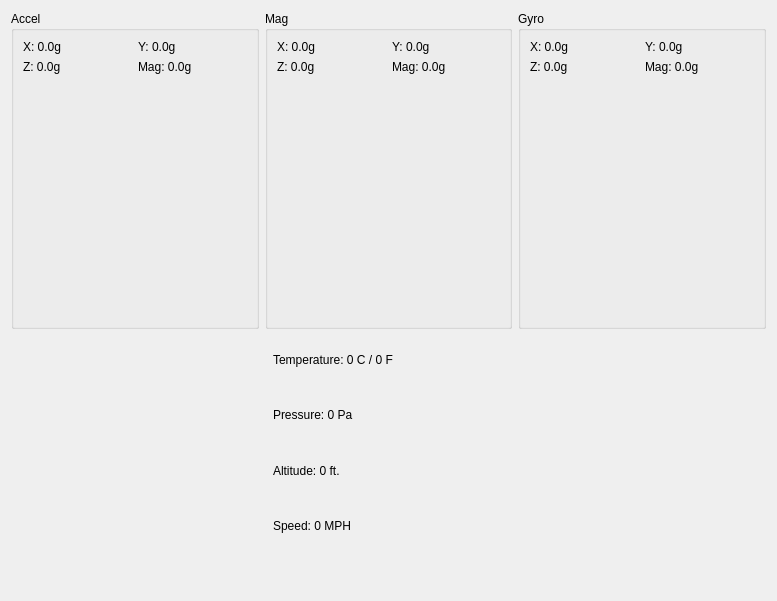
<?xml version="1.0" encoding="UTF-8"?>
<ui version="4.0">
 <class>Driver10DOF</class>
 <widget class="QWidget" name="Driver10DOF">
  <property name="geometry">
   <rect>
    <x>0</x>
    <y>0</y>
    <width>777</width>
    <height>600</height>
   </rect>
  </property>
  <property name="windowTitle">
   <string>10DOF Sensor Module</string>
  </property>
  <layout class="QVBoxLayout" name="verticalLayout_4">
   <item>
    <layout class="QHBoxLayout" name="horizontalLayout">
     <item>
      <widget class="QGroupBox" name="groupBox">
       <property name="sizePolicy">
        <sizepolicy hsizetype="Preferred" vsizetype="Expanding">
         <horstretch>0</horstretch>
         <verstretch>0</verstretch>
        </sizepolicy>
       </property>
       <property name="title">
        <string>Accel</string>
       </property>
       <layout class="QVBoxLayout" name="verticalLayout">
        <item>
         <layout class="QGridLayout" name="gridLayout">
          <item row="0" column="1">
           <widget class="QLabel" name="accelYLabel">
            <property name="text">
             <string>Y: 0.0g</string>
            </property>
           </widget>
          </item>
          <item row="0" column="0">
           <widget class="QLabel" name="accelXLabel">
            <property name="text">
             <string>X: 0.0g</string>
            </property>
           </widget>
          </item>
          <item row="1" column="0">
           <widget class="QLabel" name="accelZLabel">
            <property name="text">
             <string>Z: 0.0g</string>
            </property>
           </widget>
          </item>
          <item row="1" column="1">
           <widget class="QLabel" name="accelMagLabel">
            <property name="text">
             <string>Mag: 0.0g</string>
            </property>
           </widget>
          </item>
         </layout>
        </item>
        <item>
         <widget class="SimpleGraph" name="accelXPlot" native="true">
          <property name="sizePolicy">
           <sizepolicy hsizetype="Preferred" vsizetype="MinimumExpanding">
            <horstretch>0</horstretch>
            <verstretch>0</verstretch>
           </sizepolicy>
          </property>
          <property name="minimumSize">
           <size>
            <width>100</width>
            <height>75</height>
           </size>
          </property>
         </widget>
        </item>
        <item>
         <widget class="SimpleGraph" name="accelYPlot" native="true">
          <property name="sizePolicy">
           <sizepolicy hsizetype="Preferred" vsizetype="MinimumExpanding">
            <horstretch>0</horstretch>
            <verstretch>0</verstretch>
           </sizepolicy>
          </property>
          <property name="minimumSize">
           <size>
            <width>100</width>
            <height>75</height>
           </size>
          </property>
         </widget>
        </item>
        <item>
         <widget class="SimpleGraph" name="accelZPlot" native="true">
          <property name="sizePolicy">
           <sizepolicy hsizetype="Preferred" vsizetype="MinimumExpanding">
            <horstretch>0</horstretch>
            <verstretch>0</verstretch>
           </sizepolicy>
          </property>
          <property name="minimumSize">
           <size>
            <width>100</width>
            <height>75</height>
           </size>
          </property>
         </widget>
        </item>
       </layout>
      </widget>
     </item>
     <item>
      <widget class="QGroupBox" name="groupBox_2">
       <property name="sizePolicy">
        <sizepolicy hsizetype="Preferred" vsizetype="Expanding">
         <horstretch>0</horstretch>
         <verstretch>0</verstretch>
        </sizepolicy>
       </property>
       <property name="title">
        <string>Mag</string>
       </property>
       <layout class="QVBoxLayout" name="verticalLayout_2">
        <item>
         <layout class="QGridLayout" name="gridLayout_2">
          <item row="0" column="0">
           <widget class="QLabel" name="magXLabel">
            <property name="text">
             <string>X: 0.0g</string>
            </property>
           </widget>
          </item>
          <item row="0" column="1">
           <widget class="QLabel" name="magYLabel">
            <property name="text">
             <string>Y: 0.0g</string>
            </property>
           </widget>
          </item>
          <item row="1" column="0">
           <widget class="QLabel" name="magZLabel">
            <property name="text">
             <string>Z: 0.0g</string>
            </property>
           </widget>
          </item>
          <item row="1" column="1">
           <widget class="QLabel" name="magMagLabel">
            <property name="text">
             <string>Mag: 0.0g</string>
            </property>
           </widget>
          </item>
         </layout>
        </item>
        <item>
         <widget class="SimpleGraph" name="magXPlot" native="true">
          <property name="sizePolicy">
           <sizepolicy hsizetype="Preferred" vsizetype="MinimumExpanding">
            <horstretch>0</horstretch>
            <verstretch>0</verstretch>
           </sizepolicy>
          </property>
          <property name="minimumSize">
           <size>
            <width>100</width>
            <height>75</height>
           </size>
          </property>
         </widget>
        </item>
        <item>
         <widget class="SimpleGraph" name="magYPlot" native="true">
          <property name="sizePolicy">
           <sizepolicy hsizetype="Preferred" vsizetype="MinimumExpanding">
            <horstretch>0</horstretch>
            <verstretch>0</verstretch>
           </sizepolicy>
          </property>
          <property name="minimumSize">
           <size>
            <width>100</width>
            <height>75</height>
           </size>
          </property>
         </widget>
        </item>
        <item>
         <widget class="SimpleGraph" name="magZPlot" native="true">
          <property name="sizePolicy">
           <sizepolicy hsizetype="Preferred" vsizetype="MinimumExpanding">
            <horstretch>0</horstretch>
            <verstretch>0</verstretch>
           </sizepolicy>
          </property>
          <property name="minimumSize">
           <size>
            <width>100</width>
            <height>75</height>
           </size>
          </property>
         </widget>
        </item>
       </layout>
      </widget>
     </item>
     <item>
      <widget class="QGroupBox" name="groupBox_3">
       <property name="sizePolicy">
        <sizepolicy hsizetype="Preferred" vsizetype="Expanding">
         <horstretch>0</horstretch>
         <verstretch>0</verstretch>
        </sizepolicy>
       </property>
       <property name="title">
        <string>Gyro</string>
       </property>
       <layout class="QVBoxLayout" name="verticalLayout_3">
        <item>
         <layout class="QGridLayout" name="gridLayout_3">
          <item row="0" column="0">
           <widget class="QLabel" name="gyroXLabel">
            <property name="text">
             <string>X: 0.0g</string>
            </property>
           </widget>
          </item>
          <item row="0" column="1">
           <widget class="QLabel" name="gyroYLabel">
            <property name="text">
             <string>Y: 0.0g</string>
            </property>
           </widget>
          </item>
          <item row="1" column="0">
           <widget class="QLabel" name="gyroZLabel">
            <property name="text">
             <string>Z: 0.0g</string>
            </property>
           </widget>
          </item>
          <item row="1" column="1">
           <widget class="QLabel" name="gyroMagLabel">
            <property name="text">
             <string>Mag: 0.0g</string>
            </property>
           </widget>
          </item>
         </layout>
        </item>
        <item>
         <widget class="SimpleGraph" name="gyroXPlot" native="true">
          <property name="sizePolicy">
           <sizepolicy hsizetype="Preferred" vsizetype="MinimumExpanding">
            <horstretch>0</horstretch>
            <verstretch>0</verstretch>
           </sizepolicy>
          </property>
          <property name="minimumSize">
           <size>
            <width>100</width>
            <height>75</height>
           </size>
          </property>
         </widget>
        </item>
        <item>
         <widget class="SimpleGraph" name="gyroYPlot" native="true">
          <property name="sizePolicy">
           <sizepolicy hsizetype="Preferred" vsizetype="MinimumExpanding">
            <horstretch>0</horstretch>
            <verstretch>0</verstretch>
           </sizepolicy>
          </property>
          <property name="minimumSize">
           <size>
            <width>100</width>
            <height>75</height>
           </size>
          </property>
         </widget>
        </item>
        <item>
         <widget class="SimpleGraph" name="gyroZPlot" native="true">
          <property name="sizePolicy">
           <sizepolicy hsizetype="Preferred" vsizetype="MinimumExpanding">
            <horstretch>0</horstretch>
            <verstretch>0</verstretch>
           </sizepolicy>
          </property>
          <property name="minimumSize">
           <size>
            <width>100</width>
            <height>75</height>
           </size>
          </property>
         </widget>
        </item>
       </layout>
      </widget>
     </item>
    </layout>
   </item>
   <item>
    <layout class="QHBoxLayout" name="horizontalLayout_2">
     <item>
      <widget class="Compass" name="compassWidget" native="true">
       <property name="sizePolicy">
        <sizepolicy hsizetype="Fixed" vsizetype="Fixed">
         <horstretch>0</horstretch>
         <verstretch>0</verstretch>
        </sizepolicy>
       </property>
       <property name="minimumSize">
        <size>
         <width>256</width>
         <height>255</height>
        </size>
       </property>
       <property name="maximumSize">
        <size>
         <width>256</width>
         <height>255</height>
        </size>
       </property>
      </widget>
     </item>
     <item>
      <layout class="QVBoxLayout" name="verticalLayout_5">
       <item>
        <widget class="QLabel" name="tempLabel">
         <property name="text">
          <string>Temperature: 0 C / 0 F</string>
         </property>
        </widget>
       </item>
       <item>
        <widget class="QLabel" name="pressureLabel">
         <property name="text">
          <string>Pressure: 0 Pa</string>
         </property>
        </widget>
       </item>
       <item>
        <widget class="QLabel" name="altitudeLabel">
         <property name="text">
          <string>Altitude: 0 ft.</string>
         </property>
        </widget>
       </item>
       <item>
        <widget class="QLabel" name="speedLabel">
         <property name="text">
          <string>Speed: 0 MPH</string>
         </property>
        </widget>
       </item>
       <item>
        <spacer name="verticalSpacer">
         <property name="orientation">
          <enum>Qt::Vertical</enum>
         </property>
         <property name="sizeType">
          <enum>QSizePolicy::Preferred</enum>
         </property>
         <property name="sizeHint" stdset="0">
          <size>
           <width>20</width>
           <height>40</height>
          </size>
         </property>
        </spacer>
       </item>
      </layout>
     </item>
     <item>
      <spacer name="horizontalSpacer">
       <property name="orientation">
        <enum>Qt::Horizontal</enum>
       </property>
       <property name="sizeHint" stdset="0">
        <size>
         <width>40</width>
         <height>20</height>
        </size>
       </property>
      </spacer>
     </item>
    </layout>
   </item>
  </layout>
 </widget>
 <customwidgets>
  <customwidget>
   <class>SimpleGraph</class>
   <extends>QWidget</extends>
   <header>SimpleGraph.h</header>
   <container>1</container>
  </customwidget>
  <customwidget>
   <class>Compass</class>
   <extends>QWidget</extends>
   <header>Compass.h</header>
   <container>1</container>
  </customwidget>
 </customwidgets>
 <resources/>
 <connections/>
</ui>
